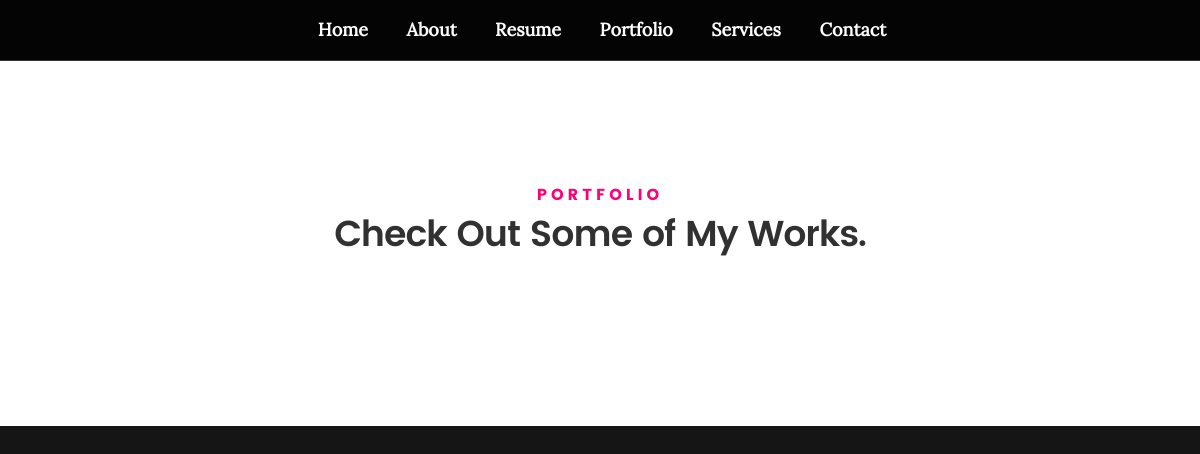
/portfolio/, run on an earlier commit of the app's database.
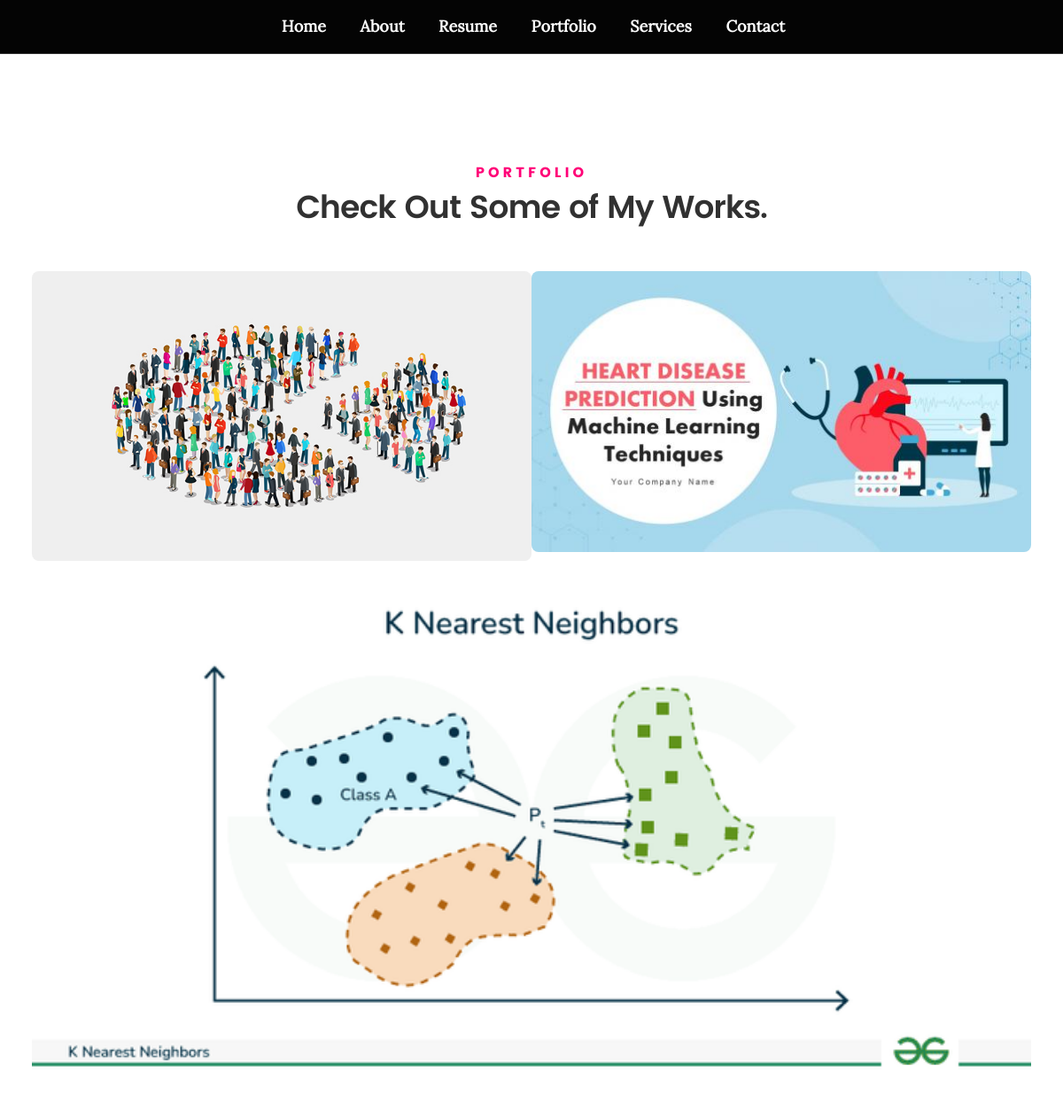
And on a later commit of the database.
### portfolio/models.py (models this page shows, shortened)
class Job(models.Model):
    title = models.CharField(max_length=100)
    description = models.TextField()
    category = models.ForeignKey('Category',on_delete= models.CASCADE)
    image = models.ImageField(upload_to='portfolio/')
    github = models.URLField()
    slug = models.SlugField(blank=True, null=True)

### portfolio/views.py (the view)
# urls.py: path('', views.job_list, name='portfolio'),
def job_list(request):
    jobs = Job.objects.all()
    return render(request, 'portfolio/job_list.html',context={'jobs':jobs})

### portfolio/models.py (called while the page is built)
    def __str__(self):
        return self.name

### portfolio/templates/portfolio/job_list.html (shortened to what this page needs)
{% extends 'base.html' %}
{% load static %}
{% block body %}
<section id="portfolio">
  <div class="row section-intro">
    <div class="col-twelve">
      <h5>Portfolio</h5>
      <h1>Check Out Some of My Works.</h1>
    </div>
  </div>
  <div class="row portfolio-content">
    <div class="image-row-container">
      <div class="image-row">
        {% for job in jobs %}
        <div class="folio-item">
          <div class="item-wrap">
            <img src="{{ job.image.url }}" alt="{{ job.title }}" />
            <a href="{{job.id}}" class="overlay">
              <div class="folio-item-table">
              </div>
            </a>
          </div>
        </div>
        {% if forloop.counter|divisibleby:2 %}
        </div><div class="image-row">
        {% endif %}
        {% endfor %}
      </div>
    </div>
  </div>
</section>
{% endblock body %}

### templates/base.html (shortened to what this page needs)
{% load static %}
<!DOCTYPE html>
<html class="no-js" lang="en">
<head>
   <link rel="stylesheet" href="{% static 'css/base.css' %}">
   <link rel="stylesheet" href="{% static 'css/main.css' %}">
   <link rel="stylesheet" href="{% static 'css/vendor.css' %}">
</head>
<body id="top">
	<div class="navbar">
		<ul>
			<li><a href="{% url 'home:home' %}">Home</a></li>
			<li><a href="{% url 'about:about' %}">About</a></li>
			<li><a href="{% url 'resume:resume' %}">Resume</a></li>
			<li><a href="{% url 'portfolio:portfolio' %}">Portfolio</a></li>
			<li><a href="{% url 'services:services' %}">Services</a></li>
			<li><a href="{% url 'contact:contact' %}">Contact</a></li>
		</ul>
	</div>
   	{% block body %}
	{% endblock body %}
</body>
</html>

### static/css/base.css (style rules this page uses)
html { font-family: sans-serif; -ms-text-size-adjust: 100%; -webkit-text-size-adjust: 100%; }
body { margin: 0; }
article, aside, details, figcaption, figure, footer, header, hgroup, main, menu, nav, section, summary { display: block; }
a { background: transparent; }
h1 { font-size: 2em; margin: 0.67em 0; }
img { border: 0; }
html { font-size: 62.5%; box-sizing: border-box; }
*, *::before, *::after { box-sizing: inherit; }
body { font-weight: normal; line-height: 1; text-rendering: optimizeLegibility; word-wrap: break-word; -webkit-overflow-scrolling: touch; -webkit-text-size-adjust: none; }
body, input, button { -moz-osx-font-smoothing: grayscale; -webkit-font-smoothing: antialiased; }
img, video { max-width: 100%; height: auto; }
div, dl, dt, dd, ul, ol, li, h1, h2, h3, h4, h5, h6, pre, form, p, blockquote, th, td { margin: 0; padding: 0; }
h1, h2, h3, h4, h5, h6 { -webkit-font-variant-ligatures: common-ligatures; -moz-font-variant-ligatures: common-ligatures; font-variant-ligatures: common-ligatures; text-rendering: optimizeLegibility; }
ol, ul { list-style: none; }
li { display: block; }
a { text-decoration: none; line-height: inherit; }
.row { width: 94%; max-width: 1140px; margin: 0 auto; }
.row:before, .row:after { content: ""; display: table; }
.row:after { clear: both; }
[class*="col-"], .bgrid { float: left; }
[class*="col-"] { padding: 0 20px; }
.col-twelve, .col-full { width: 100%; }

### static/css/main.css (style rules this page uses)
html { font-size: 10px; }
html, body { height: 100%; }
body { background: #151515; font-family: "lora-regular", serif; font-size: 1.7rem; line-height: 3rem; color: #6e6e6e; }
a, a:visited { color: #000000; -moz-transition: all 0.3s ease-in-out; -o-transition: all 0.3s ease-in-out; -webkit-transition: all 0.3s ease-in-out; -ms-transition: all 0.3s ease-in-out; transition: all 0.3s ease-in-out; }
h1, h2, h3, h4, h5, h6, .h01, .h02, .h03, .h04, .h05, .h06 { font-family: "poppins-semibold", sans-serif; color: #313131; font-style: normal; text-rendering: optimizeLegibility; margin-bottom: 2.1rem; }
h5, .h05, h6, .h06 { font-family: "poppins-bold"; margin-bottom: 1.2rem; }
h1, .h01 { font-size: 3.1rem; line-height: 1.355; letter-spacing: -.1rem; }
h5, .h05 { font-size: 1.4rem; line-height: 1.714; text-transform: uppercase; letter-spacing: .15rem; }
ul { list-style: disc; }
li { display: list-item; }
ol, ul { margin-left: 1.7rem; }
ul li { padding-left: .4rem; }
input, textarea, select, pre, blockquote, figure, table, p, ul, ol, dl, form, .fluid-video-wrapper, .ss-custom-select { margin-bottom: 3rem; }
.section-intro { max-width: 700px; margin-left: auto; margin-right: auto; text-align: center; margin-bottom: 3.6rem; position: relative; }
.section-intro h1 { font-family: "poppins-semibold", serif; font-size: 3.6rem; color: #313131; line-height: 1.25; margin-bottom: 1.2rem; }
.section-intro h5 { color: #FF0077; font-size: 1.6rem; line-height: 1.875; margin-bottom: 0.3rem; letter-spacing: .4rem; }
#portfolio { background: #FFFFFF; padding-top: 12rem; padding-bottom: 12rem; }
#portfolio .folio-item { padding: 0; position: relative; overflow: hidden; }
#portfolio .folio-item img { vertical-align: middle; -moz-transition: all 0.5s ease-in-out; -o-transition: all 0.5s ease-in-out; -webkit-transition: all 0.5s ease-in-out; -ms-transition: all 0.5s ease-in-out; transition: all 0.5s ease-in-out; }
#portfolio .overlay { position: absolute; top: 0; left: 0; width: 100%; height: 100%; background: transparent; -moz-transition: all 0.5s ease-in-out; -o-transition: all 0.5s ease-in-out; -webkit-transition: all 0.5s ease-in-out; -ms-transition: all 0.5s ease-in-out; transition: all 0.5s ease-in-out; }
#portfolio .folio-item-table { display: table; width: 100%; height: 100%; }

What changed in the data, as far as the page shows it:
added Job: image (picture)
added Job: image (picture)
added Job: image (picture)
